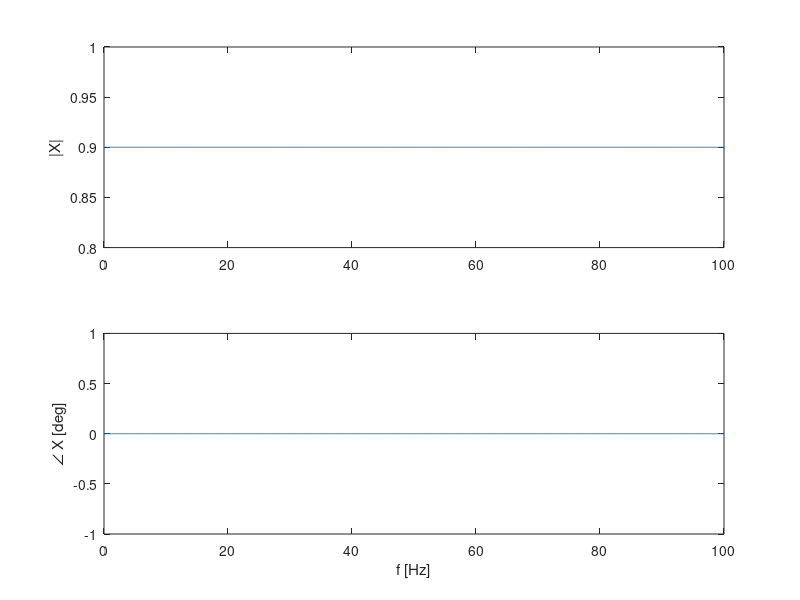
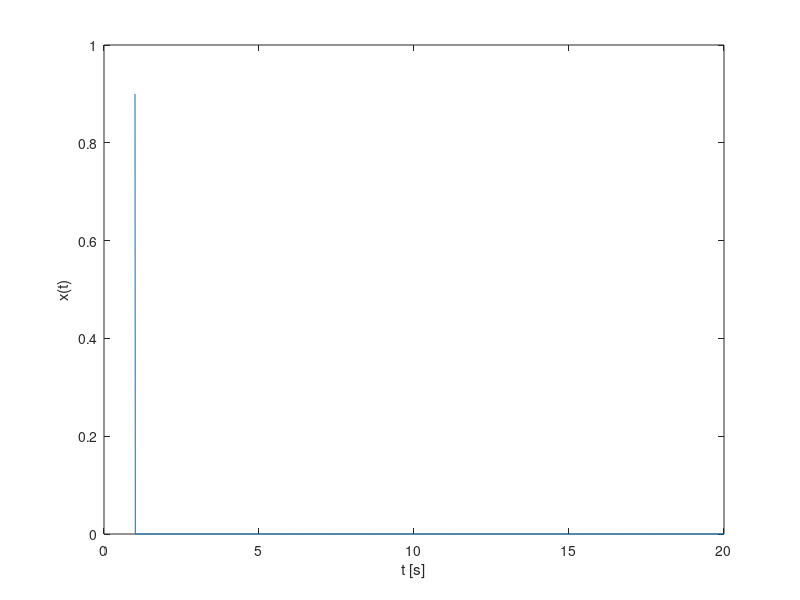

MATLAB code to generate these figures, in order:
close all
clear
clc

Ts=0.01;
t=1:Ts:20;
x=zeros(1, length(t)); % sinal no tempo
x(1)=0.9;
X=fft(x); % transformada

N=length(t);
f=(0:(N-1))/(N*Ts); % compare com a expressão do tutorial
figure
subplot(2,1,1)
plot(f,abs(X)); % gráfico de magnitude
ylabel('|X|')
subplot(2,1,2)
plot(f,angle(X)*180/pi); % gráfico de fase
xlabel('f [Hz]')
ylabel('\angle X [deg]')

figure
plot(t,x)
xlabel('t [s]')
ylabel('x(t)')